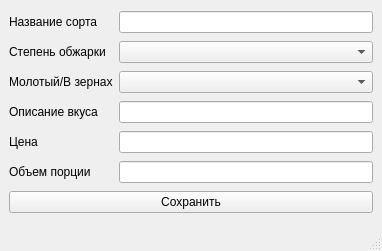
<?xml version="1.0" encoding="UTF-8"?>
<ui version="4.0">
 <class>MainWindow</class>
 <widget class="QMainWindow" name="MainWindow">
  <property name="geometry">
   <rect>
    <x>0</x>
    <y>0</y>
    <width>382</width>
    <height>251</height>
   </rect>
  </property>
  <property name="windowTitle">
   <string>MainWindow</string>
  </property>
  <widget class="QWidget" name="centralwidget">
   <layout class="QGridLayout" name="gridLayout">
    <item row="6" column="0">
     <widget class="QLabel" name="label_3">
      <property name="text">
       <string>Молотый/В зернах</string>
      </property>
     </widget>
    </item>
    <item row="0" column="0">
     <widget class="QLabel" name="label">
      <property name="text">
       <string>Название сорта</string>
      </property>
     </widget>
    </item>
    <item row="4" column="0">
     <widget class="QLabel" name="label_2">
      <property name="text">
       <string>Степень обжарки</string>
      </property>
     </widget>
    </item>
    <item row="0" column="1" colspan="4">
     <widget class="QLineEdit" name="name_edit"/>
    </item>
    <item row="8" column="0">
     <widget class="QLabel" name="label_5">
      <property name="text">
       <string>Цена</string>
      </property>
     </widget>
    </item>
    <item row="7" column="0">
     <widget class="QLabel" name="label_4">
      <property name="text">
       <string>Описание вкуса</string>
      </property>
     </widget>
    </item>
    <item row="9" column="0">
     <widget class="QLabel" name="label_6">
      <property name="text">
       <string>Объем порции</string>
      </property>
     </widget>
    </item>
    <item row="4" column="1" colspan="4">
     <widget class="QComboBox" name="degree_box"/>
    </item>
    <item row="6" column="1" colspan="4">
     <widget class="QComboBox" name="kind_box"/>
    </item>
    <item row="7" column="1" colspan="4">
     <widget class="QLineEdit" name="desc_edit"/>
    </item>
    <item row="8" column="1" colspan="4">
     <widget class="QLineEdit" name="price_edit"/>
    </item>
    <item row="9" column="1" colspan="4">
     <widget class="QLineEdit" name="volume_edit"/>
    </item>
    <item row="10" column="0" colspan="5">
     <widget class="QPushButton" name="pushButton">
      <property name="text">
       <string>Сохранить</string>
      </property>
     </widget>
    </item>
   </layout>
  </widget>
  <widget class="QStatusBar" name="statusbar"/>
 </widget>
 <resources/>
 <connections/>
</ui>
